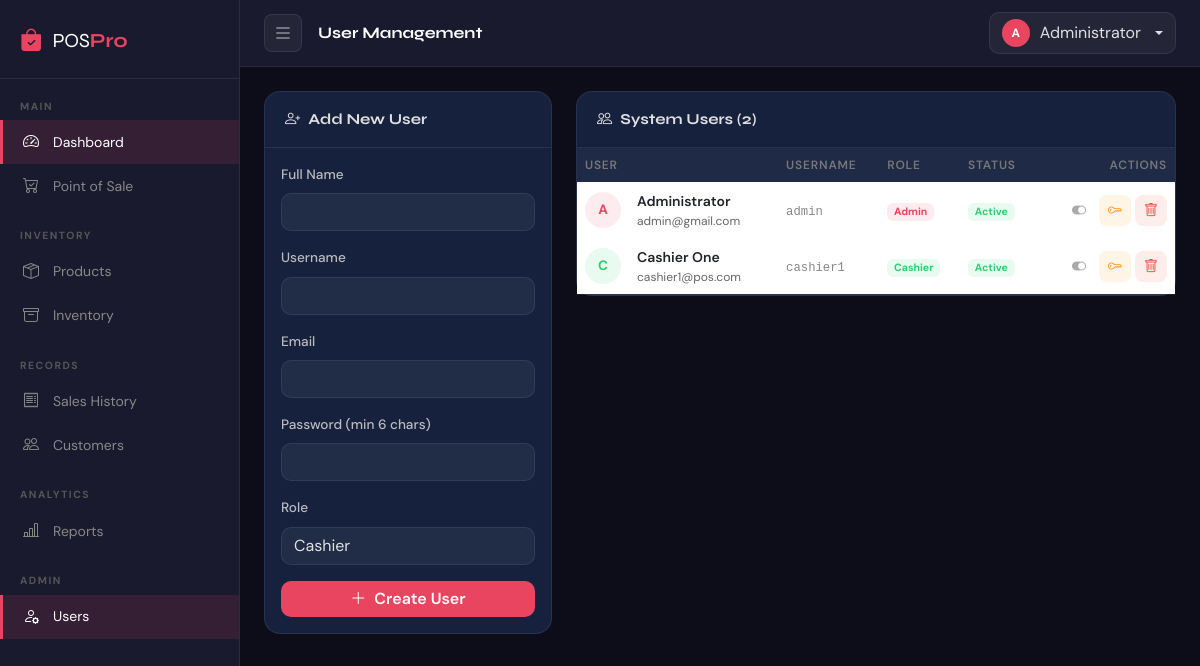
The app's page /modules/users/index.php (signed in) with its own data.
### tables this page shows
CREATE TABLE IF NOT EXISTS users (
    id          INT AUTO_INCREMENT PRIMARY KEY,
    full_name   VARCHAR(100)    NOT NULL,
    username    VARCHAR(50)     NOT NULL UNIQUE,
    email       VARCHAR(100)    NOT NULL UNIQUE,
    password    VARCHAR(255)    NOT NULL,
    role        ENUM('admin','manager','cashier') NOT NULL DEFAULT 'cashier',
    status      ENUM('active','inactive') NOT NULL DEFAULT 'active',
    created_at  TIMESTAMP       DEFAULT CURRENT_TIMESTAMP,
    updated_at  TIMESTAMP       DEFAULT CURRENT_TIMESTAMP ON UPDATE CURRENT_TIMESTAMP
);

### modules/users/index.php (the view, shortened to what this page needs)
<?php
$conn = getDBConnection();
$users = $conn->query("SELECT * FROM users ORDER BY role ASC, full_name ASC");
require_once '../../includes/header.php';
?>
<div class="row g-4">
  <div class="col-lg-4">
    <div class="card">
      <div class="card-header"><i class="bi bi-person-plus me-2"></i>Add New User</div>
      <div class="card-body">
        <form method="POST">
          <div class="mb-3">
            <label class="form-label">Full Name</label>
            <input type="text" name="full_name" class="form-control" required>
          </div>
          <div class="mb-3">
            <label class="form-label">Username</label>
            <input type="text" name="username" class="form-control" required>
          </div>
          <div class="mb-3">
            <label class="form-label">Email</label>
            <input type="email" name="email" class="form-control" required>
          </div>
          <div class="mb-3">
            <label class="form-label">Password (min 6 chars)</label>
            <input type="password" name="password" class="form-control" required>
          </div>
          <div class="mb-3">
            <label class="form-label">Role</label>
            <select name="role" class="form-select">
              <option value="cashier">Cashier</option>
            </select>
          </div>
          <button type="submit" class="btn btn-accent w-100"><i class="bi bi-plus-lg me-2"></i>Create User</button>
        </form>
      </div>
    </div>
  </div>
  <div class="col-lg-8">
    <div class="card">
      <div class="card-header"><i class="bi bi-people me-2"></i>System Users (<?= $users->num_rows ?>)</div>
      <div class="card-body p-0">
        <table class="table mb-0">
          <thead><tr><th>User</th><th>Username</th><th>Role</th><th>Status</th><th class="text-end">Actions</th></tr></thead>
          <tbody>
          <?php while($u=$users->fetch_assoc()): ?>
          <?php $roleColors = ['admin'=>['#e94560','rgba(233,69,96,0.1)'],'manager'=>['#5bc0de','rgba(91,192,222,0.1)'],'cashier'=>['#2ecc71','rgba(46,204,113,0.1)']]; $rc=$roleColors[$u['role']]; ?>
          <tr>
            <td>
              <div class="d-flex align-items-center gap-3">
                <span style="width:36px;height:36px;border-radius:50%;background:<?= $rc[1] ?>;color:<?= $rc[0] ?>;display:flex;align-items:center;justify-content:center;font-weight:700;font-size:.85rem;">
                  <?= strtoupper(substr($u['full_name'],0,1)) ?>
                </span>
                <div>
                  <div style="font-weight:600;"><?= htmlspecialchars($u['full_name']) ?></div>
                  <div style="font-size:.75rem;color:#666;"><?= htmlspecialchars($u['email']) ?></div>
                </div>
              </div>
            </td>
            <td><code style="color:#888;"><?= htmlspecialchars($u['username']) ?></code></td>
            <td><span class="badge" style="color:<?= $rc[0] ?>;background:<?= $rc[1] ?>;"><?= ucfirst($u['role']) ?></span></td>
            <td>
              <span class="badge" style="<?= $u['status']==='active'?'color:#2ecc71;background:rgba(46,204,113,0.1);':'color:#888;background:rgba(255,255,255,0.05);' ?>"><?= ucfirst($u['status']) ?></span>
            </td>
            <td class="text-end">
              <div class="d-flex justify-content-end gap-1">
                <?php if ($u['id'] !== $_SESSION['user_id']): ?>
                <form method="POST" style="display:inline;">
                  <button type="submit" class="btn btn-sm" style="background:rgba(255,255,255,0.05);border:1px solid var(--border);color:#aaa;border-radius:8px;" title="Toggle Status"><i class="bi bi-toggle-on"></i></button>
                </form>
                <button class="btn btn-sm" style="background:rgba(243,156,18,0.1);color:#f39c12;border-radius:8px;" onclick="openPwdReset(<?= $u['id'] ?>, '<?= addslashes($u['username']) ?>')" title="Reset Password"><i class="bi bi-key"></i></button>
                <form method="POST" style="display:inline;" id="delu<?= $u['id'] ?>">
                  <button type="button" class="btn btn-sm" style="background:rgba(231,76,60,0.1);color:#e74c3c;border-radius:8px;" onclick="confirmDelete('Delete user &quot;<?= addslashes($u['username']) ?>&quot;?','delu<?= $u['id'] ?>')"><i class="bi bi-trash"></i></button>
                </form>
                <?php else: ?>
                <span style="color:#555;font-size:.8rem;">Current user</span>
                <?php endif; ?>
              </div>
            </td>
          </tr>
          <?php endwhile; ?>
          </tbody>
        </table>
      </div>
    </div>
  </div>
</div>
<?php require_once '../../includes/footer.php'; ?>

### assets/css/style.css (style rules this page uses)
:root { --primary: #1a1a2e; --surface: #16213e; --surface2: #0f3460; --accent: #e94560; --accent2: #5bc0de; --success: #2ecc71; --warning: #f39c12; --danger: #e74c3c; --text: #e0e0e0; --text-muted: #888; --border: rgba(255,255,255,0.08); --sidebar-w: 240px; }
*, *::before, *::after { box-sizing: border-box; }
body { margin: 0; background: #0d0d1a; color: var(--text); font-family: 'DM Sans', sans-serif; font-size: 14px; display: flex; min-height: 100vh; }
.card { background: var(--surface); border: 1px solid var(--border); border-radius: 16px; color: var(--text); }
.card-header { background: transparent; border-bottom: 1px solid var(--border); font-family: 'Syne', sans-serif; font-weight: 700; font-size: .95rem; padding: 16px 20px; }
.table { color: var(--text); }
.table thead th { background: rgba(255,255,255,0.04); color: #777; font-size: .75rem; font-weight: 600; letter-spacing: .8px; text-transform: uppercase; border-color: var(--border); }
.table tbody td { border-color: var(--border); vertical-align: middle; }
.form-control, .form-select { background: rgba(255,255,255,0.05); border: 1px solid var(--border); color: var(--text); border-radius: 10px; }
.form-control::placeholder { color: #555; }
.form-select option { background: var(--primary); color: var(--text); }
.form-label { color: #bbb; font-size: .85rem; font-weight: 500; }
.btn-accent { background: var(--accent); border: none; color: #fff; border-radius: 10px; font-weight: 600; transition: all .2s; }

### records on screen
users: full_name "A", full_name "Administrator", email "admin@gmail.com", username "admin", role "Admin", status "Active"
users: full_name "C", full_name "Cashier One", email "cashier1@pos.com", username "cashier1", role "Cashier", status "Active"

### other values on screen
$pageTitle "User Management"
substr($_SESSION['full_name'], 0, 1) "A"
$_SESSION['full_name'] "Administrator"
$users->num_rows "2"
